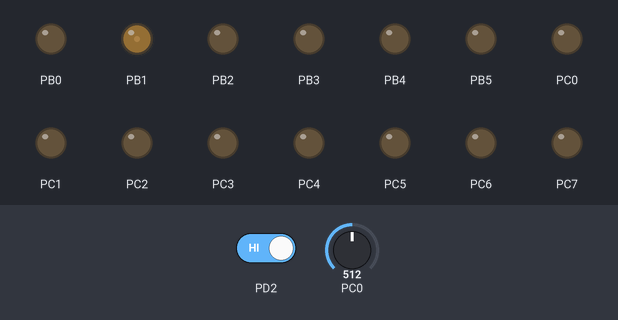
This program was run on a simulated ATmega328P, built with avr-gcc and emulated at 8 MHz. Shown: output pins drawn as LEDs (lit = HIGH). Inputs (shaded band) come from the test bench; at power-on: PC0 = 512, PD2 HIGH.

Above: at 1.2 s.
1.3 s: PC0 set to 0
At 2.5 s:
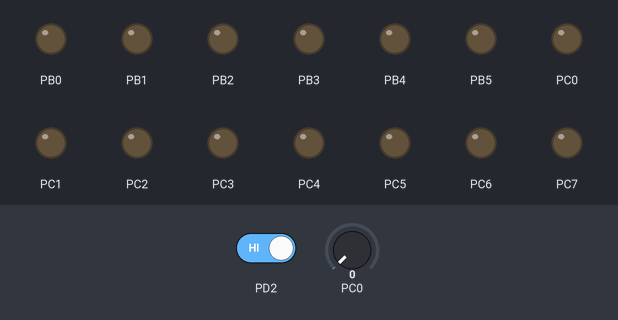
2.8 s: PD2 driven LOW
At 3.7 s:
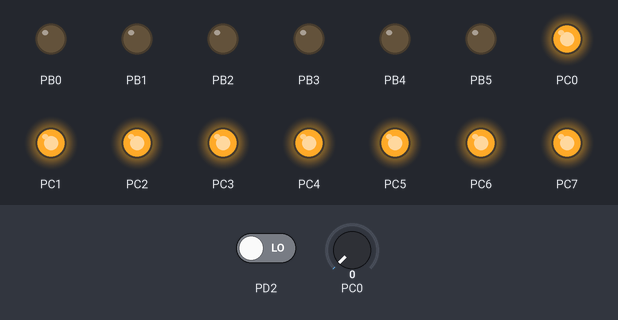
4.3 s: PC0 set to 122
At 4.8 s:
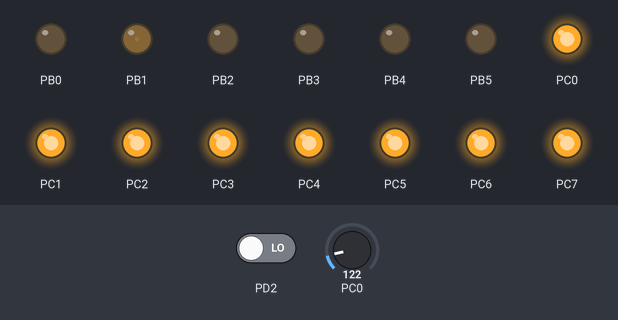
Timing chart, 0 to 7.3 s (numbered marks = the images above; inputs shaded):
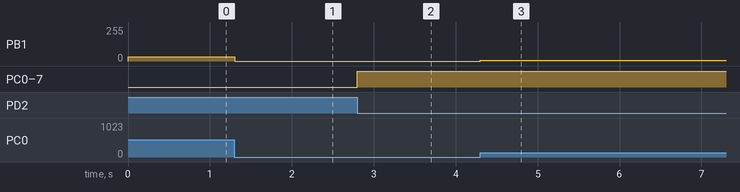

Measured:
- after the input at 1.3 s, PB1: 32/255 → 0/255 at once
- after the input at 2.8 s, PC0–7: LOW → HIGH at once
- after the input at 4.3 s, PB1: 0/255 → 7/255 at once

The program:

main.c
```c
#define F_CPU 8000000UL
#include <util/delay.h>
#include <avr/io.h>
#include <avr/interrupt.h>

volatile uint8_t ADCvalue; // Global variable, set to volatile if used with ISR

ISR(INT0_vect)
{
		PORTC ^= 0xff;
	_delay_ms(500);
}
ISR(ADC_vect)
{
	ADCvalue = ADCH; // only need to read the high value for 8 bit
}

int main(void)
{
    /* Write a code to interface DC motor with L293D.
	   Motor is connected to PC3 and enable is PC0. To
	   Rotate we want en H and m3 L  */
	    //ADC prescaler 64, enable ADC,Start conversion,enable auto trigger
	ADMUX = 0; // use ADC0
	ADMUX |= (1 << REFS0); // use AVcc as the reference
	ADMUX |= (1 << ADLAR); // Right adjust for 8 bit resolution
	ADCSRA |= (1 << ADPS2) | (1 << ADPS1) | (1 << ADPS0); // 128 prescale for 16Mhz
	ADCSRA |= (1 << ADATE); // Set ADC Auto Trigger Enable
	ADCSRB = 0; // 0 for free running mode
	ADCSRA |= (1 << ADEN); // Enable the ADC
	ADCSRA |= (1 << ADIE); // Enable Interrupts
	ADCSRA |= (1 << ADSC); // Start the ADC conversion
	DDRB = 0xFF;	//set PortB to Output
	DDRD = 0;
	DDRC = 0xFF;
	TCCR1A |= (1 << COM1A1);	// set non-inverting mode a
	TCCR1A |= (1 << WGM11);//|(1 << WGM13);
	TCCR1B |= (1 << WGM12)|(1 << WGM13);	// set Fast PWM mode using ICR1 as TOP
	TCCR1B |= (1<<CS10);
	ICR1 = 0x3ff;
	EIMSK |= (1<<INT0); //enable INT0
	//External Interrupt Control Register
	EICRA |= (0<<ISC00)|(1<<ISC01);  //rising-edge trigger

    sei();


	while (1)
    {
		OCR1A = ADCvalue;
    }
}
```
